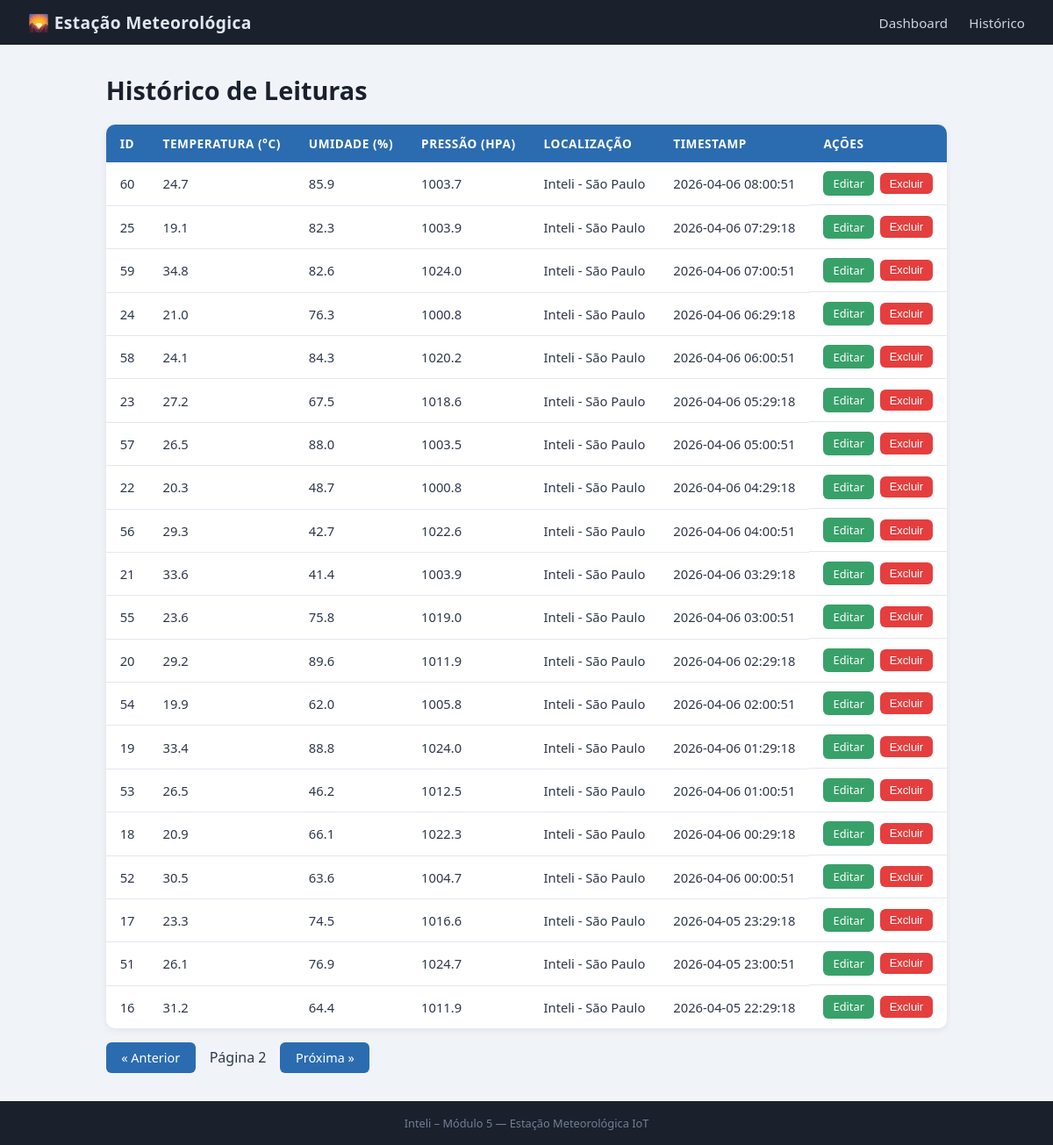
Screenshot of /historico?page=2 with the database file from the repository.
### tables this page shows
CREATE TABLE leituras (
        id          INTEGER PRIMARY KEY AUTOINCREMENT,
        temperatura REAL    NOT NULL,
        umidade     REAL    NOT NULL,
        pressao     REAL,
        localizacao TEXT    DEFAULT 'Inteli - São Paulo',
        timestamp   DATETIME DEFAULT (datetime('now','localtime'))
    );

### app.py (the view)
@app.route("/historico")
def historico():
    page = int(request.args.get("page", 1))
    per_page = 20
    offset = (page - 1) * per_page
    leituras = database.listar_leituras(limit=per_page, offset=offset)
    return render_template("historico.html", leituras=leituras, page=page)

### database.py (called while the page is built)
def get_connection():
    conn = sqlite3.connect(DB_PATH)
    conn.row_factory = sqlite3.Row
    conn.execute("PRAGMA journal_mode=WAL")
    return conn

def listar_leituras(limit=100, offset=0):
    conn = get_connection()
    rows = conn.execute(
        "SELECT * FROM leituras ORDER BY timestamp DESC LIMIT ? OFFSET ?",
        (limit, offset),
    ).fetchall()
    conn.close()
    return [dict(r) for r in rows]

### templates/historico.html (shortened to what this page needs)
{% extends "base.html" %}
{% block content %}
<h1>Histórico de Leituras</h1>
<table class="tabela">
  <thead>
    <tr>
      <th>ID</th>
      <th>Temperatura (°C)</th>
      <th>Umidade (%)</th>
      <th>Pressão (hPa)</th>
      <th>Localização</th>
      <th>Timestamp</th>
      <th>Ações</th>
    </tr>
  </thead>
  <tbody>
    {% for l in leituras %}
    <tr>
      <td>{{ l.id }}</td>
      <td>{{ l.temperatura }}</td>
      <td>{{ l.umidade }}</td>
      <td>{{ l.pressao or "—" }}</td>
      <td>{{ l.localizacao }}</td>
      <td>{{ l.timestamp }}</td>
      <td class="actions">
        <a class="btn btn-sm btn-edit" href="{{ url_for('editar', leitura_id=l.id) }}">Editar</a>
        <form method="POST" action="{{ url_for('deletar_view', leitura_id=l.id) }}"
              onsubmit="return confirm('Deseja excluir a leitura #{{ l.id }}?')">
          <button type="submit" class="btn btn-sm btn-delete">Excluir</button>
        </form>
      </td>
    </tr>
    {% else %}
    <tr><td colspan="7" class="empty">Nenhuma leitura encontrada.</td></tr>
    {% endfor %}
  </tbody>
</table>
<div class="pagination">
  {% if page > 1 %}
  <a class="btn" href="{{ url_for('historico', page=page-1) }}">&laquo; Anterior</a>
  {% endif %}
  <span>Página {{ page }}</span>
  {% if leituras | length == 20 %}
  <a class="btn" href="{{ url_for('historico', page=page+1) }}">Próxima &raquo;</a>
  {% endif %}
</div>
{% endblock %}

### static/css/style.css (style rules this page uses)
*, *::before, *::after { box-sizing: border-box; margin: 0; padding: 0; }
body { font-family: "Segoe UI", Arial, sans-serif; background: #f0f4f8; color: #2d3748; min-height: 100vh; display: flex; flex-direction: column; }
h1 { font-size: 1.8rem; margin-bottom: 1.25rem; color: #1a202c; }
.tabela { width: 100%; border-collapse: collapse; background: #fff; border-radius: 10px; overflow: hidden; box-shadow: 0 2px 8px rgba(0,0,0,0.07); margin-bottom: 1rem; }
.tabela th { background: #2b6cb0; color: #fff; padding: 0.75rem 1rem; text-align: left; font-size: 0.85rem; text-transform: uppercase; letter-spacing: 0.04em; }
.tabela td { padding: 0.65rem 1rem; border-bottom: 1px solid #e2e8f0; font-size: 0.92rem; }
.tabela tr:last-child td { border-bottom: none; }
.actions { display: flex; gap: 0.4rem; align-items: center; }
.btn { display: inline-block; padding: 0.5rem 1.1rem; background: #2b6cb0; color: #fff; border: none; border-radius: 6px; text-decoration: none; font-size: 0.9rem; cursor: pointer; transition: background 0.2s; }
.btn-sm { padding: 0.3rem 0.7rem; font-size: 0.8rem; }
.btn-edit { background: #38a169; }
.btn-delete { background: #e53e3e; }
.pagination { display: flex; align-items: center; gap: 1rem; margin-top: 1rem; }

### rows the page displays
leituras: id "60", temperatura "24.7", umidade "85.9", pressao "1003.7", localizacao "Inteli - São Paulo", timestamp "2026-04-06 08:00:51"
leituras: id "25", temperatura "19.1", umidade "82.3", pressao "1003.9", localizacao "Inteli - São Paulo", timestamp "2026-04-06 07:29:18"
leituras: id "59", temperatura "34.8", umidade "82.6", pressao "1024.0", localizacao "Inteli - São Paulo", timestamp "2026-04-06 07:00:51"
leituras: id "24", temperatura "21.0", umidade "76.3", pressao "1000.8", localizacao "Inteli - São Paulo", timestamp "2026-04-06 06:29:18"
leituras: id "58", temperatura "24.1", umidade "84.3", pressao "1020.2", localizacao "Inteli - São Paulo", timestamp "2026-04-06 06:00:51"
leituras: id "23", temperatura "27.2", umidade "67.5", pressao "1018.6", localizacao "Inteli - São Paulo", timestamp "2026-04-06 05:29:18"
leituras: id "57", temperatura "26.5", umidade "88.0", pressao "1003.5", localizacao "Inteli - São Paulo", timestamp "2026-04-06 05:00:51"
leituras: id "22", temperatura "20.3", umidade "48.7", pressao "1000.8", localizacao "Inteli - São Paulo", timestamp "2026-04-06 04:29:18"
leituras: id "56", temperatura "29.3", umidade "42.7", pressao "1022.6", localizacao "Inteli - São Paulo", timestamp "2026-04-06 04:00:51"
leituras: id "21", temperatura "33.6", umidade "41.4", pressao "1003.9", localizacao "Inteli - São Paulo", timestamp "2026-04-06 03:29:18"
leituras: id "55", temperatura "23.6", umidade "75.8", pressao "1019.0", localizacao "Inteli - São Paulo", timestamp "2026-04-06 03:00:51"
leituras: id "20", temperatura "29.2", umidade "89.6", pressao "1011.9", localizacao "Inteli - São Paulo", timestamp "2026-04-06 02:29:18"
leituras: id "54", temperatura "19.9", umidade "62.0", pressao "1005.8", localizacao "Inteli - São Paulo", timestamp "2026-04-06 02:00:51"
leituras: id "19", temperatura "33.4", umidade "88.8", pressao "1024.0", localizacao "Inteli - São Paulo", timestamp "2026-04-06 01:29:18"
leituras: id "53", temperatura "26.5", umidade "46.2", pressao "1012.5", localizacao "Inteli - São Paulo", timestamp "2026-04-06 01:00:51"
leituras: id "18", temperatura "20.9", umidade "66.1", pressao "1022.3", localizacao "Inteli - São Paulo", timestamp "2026-04-06 00:29:18"
leituras: id "52", temperatura "30.5", umidade "63.6", pressao "1004.7", localizacao "Inteli - São Paulo", timestamp "2026-04-06 00:00:51"
leituras: id "17", temperatura "23.3", umidade "74.5", pressao "1016.6", localizacao "Inteli - São Paulo", timestamp "2026-04-05 23:29:18"
leituras: id "51", temperatura "26.1", umidade "76.9", pressao "1024.7", localizacao "Inteli - São Paulo", timestamp "2026-04-05 23:00:51"
leituras: id "16", temperatura "31.2", umidade "64.4", pressao "1011.9", localizacao "Inteli - São Paulo", timestamp "2026-04-05 22:29:18"

### other values shown
{{ page }} "2"
